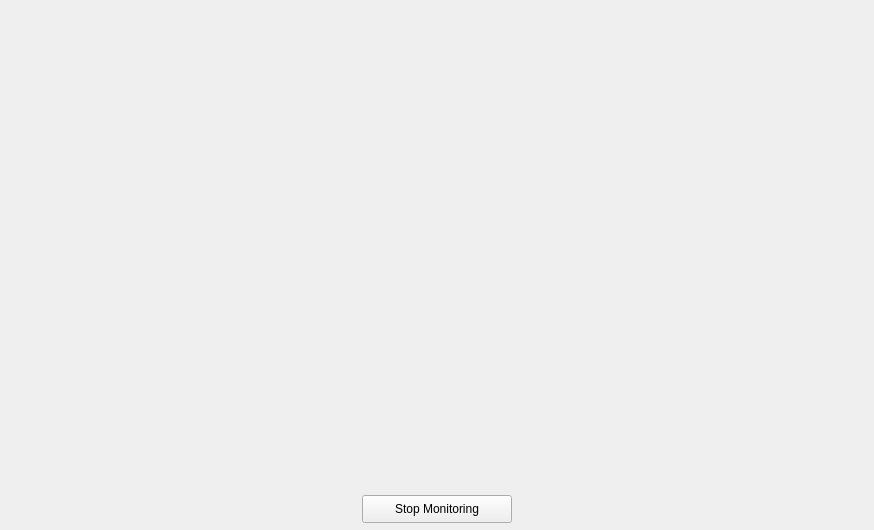
<?xml version="1.0" encoding="UTF-8"?>
<ui version="4.0">
 <class>MainWindow</class>
 <widget class="QMainWindow" name="MainWindow">
  <property name="geometry">
   <rect>
    <x>0</x>
    <y>0</y>
    <width>874</width>
    <height>530</height>
   </rect>
  </property>
  <property name="minimumSize">
   <size>
    <width>874</width>
    <height>530</height>
   </size>
  </property>
  <property name="maximumSize">
   <size>
    <width>874</width>
    <height>530</height>
   </size>
  </property>
  <property name="windowTitle">
   <string>Nagar Rakshak</string>
  </property>
  <widget class="QWidget" name="centralwidget">
   <widget class="QLabel" name="label_detection">
    <property name="geometry">
     <rect>
      <x>10</x>
      <y>10</y>
      <width>854</width>
      <height>530</height>
     </rect>
    </property>
    <property name="text">
     <string/>
    </property>
   </widget>
   <widget class="QPushButton" name="stop_detection_button">
    <property name="geometry">
     <rect>
      <x>362</x>
      <y>495</y>
      <width>150</width>
      <height>28</height>
     </rect>
    </property>
    <property name="text">
     <string>Stop Monitoring</string>
    </property>
   </widget>
  </widget>
 </widget>
 <resources/>
 <connections/>
</ui>
